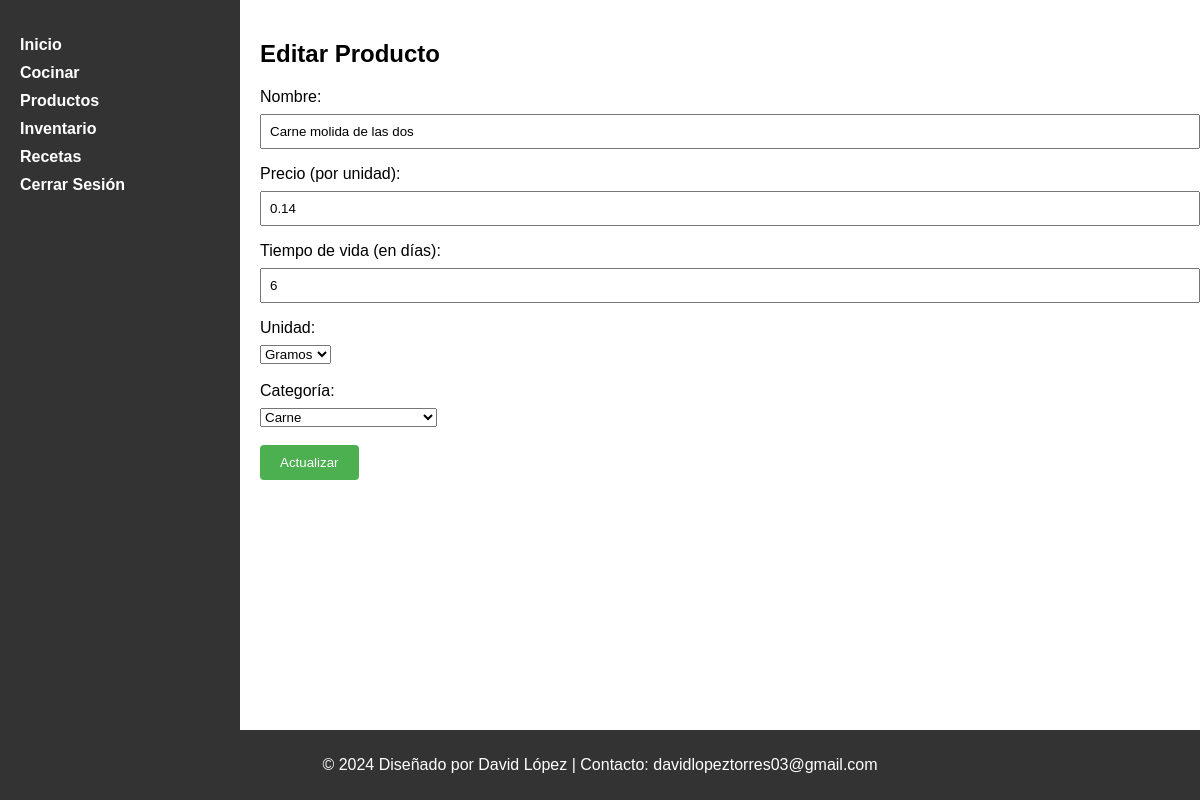
/edit_product.php?id=4 (signed in), run on the app's committed database.
### tables this page shows
CREATE TABLE `productos` (
  `id_producto` int(11) NOT NULL,
  `nombre_producto` varchar(100) NOT NULL,
  `precio_unitario` double NOT NULL,
  `vida_util` int(11) NOT NULL,
  `id_unidad` int(11) NOT NULL,
  `id_categoria_producto` int(11) NOT NULL
);

### edit_product.php (the view, shortened to what this page needs)
<?php
include_once('db_connection.php');
$product_id = $_GET['id'];
$query = "SELECT p.*, u.nombre_unidad, c.nombre_categoria_producto
          FROM productos p
          JOIN unidades u ON p.id_unidad = u.id_unidad
          JOIN categorias_producto c ON p.id_categoria_producto = c.id_categoria_producto
          WHERE p.id_producto = $product_id";
$result = mysqli_query($conn, $query);
$row = mysqli_fetch_assoc($result);
?>
<!DOCTYPE html>
<html lang="en">
<head>
    <link rel="stylesheet" href="styles.css">
</head>
<body>
    <div class="container">
        <nav class="sidebar">
            <ul>
                <li><a href="home.php">Inicio</a></li>
                <li><a href="cook.php">Cocinar</a></li>
                <li><a href="products.php">Productos</a></li>
                <li><a href="inventory.php">Inventario</a></li>
                <li><a href="recipes.php">Recetas</a></li>
                <li><a href="logout.php">Cerrar Sesión</a></li>
            </ul>
        </nav>
        <div class="main-content">
            <h2>Editar Producto</h2>
            <form action="" method="post">
                <label for="nombre_producto">Nombre:</label>
                <input type="text" id="nombre_producto" name="nombre_producto" value="<?php echo $row['nombre_producto']; ?>" required>
                <label for="precio_unitario">Precio (por unidad):</label>
                <input type="number" id="precio_unitario" name="precio_unitario" step="0.01" value="<?php echo $row['precio_unitario']; ?>" required>
                <label for="vida_util">Tiempo de vida (en días):</label>
                <input type="number" id="vida_util" name="vida_util" value="<?php echo $row['vida_util']; ?>" required>
                <label for="id_unidad">Unidad:</label>
                <select id="id_unidad" name="id_unidad" required>
                    <?php
                    $query_units = "SELECT * FROM unidades";
                    $result_units = mysqli_query($conn, $query_units);
                    while ($row_unit = mysqli_fetch_assoc($result_units)) {
                        $selected = ($row_unit['id_unidad'] == $row['id_unidad']) ? 'selected' : '';
                        echo "<option value='{$row_unit['id_unidad']}' $selected>{$row_unit['nombre_unidad']}</option>";
                    }
                    ?>
                </select><br><br>
                <label for="id_categoria_producto">Categoría:</label>
                <select id="id_categoria_producto" name="id_categoria_producto" required>
                    <?php
                    $query_categories = "SELECT * FROM categorias_producto";
                    $result_categories = mysqli_query($conn, $query_categories);
                    while ($row_category = mysqli_fetch_assoc($result_categories)) {
                        $selected_category = ($row_category['id_categoria_producto'] == $row['id_categoria_producto']) ? 'selected' : '';
                        echo "<option value='{$row_category['id_categoria_producto']}' $selected_category>{$row_category['nombre_categoria_producto']}</option>";
                    }
                    ?>
                </select><br><br>
                <button type="submit">Actualizar</button>
            </form>
        </div>
    </div>
    <footer>
        <p>&copy; 2024 Diseñado por David López  | Contacto: davidlopeztorres03@gmail.com</p>
    </footer>
</body>
</html>

### styles.css (style rules this page uses)
label { display: block; margin-bottom: 8px; }
input { width: 100%; padding: 8px; margin-bottom: 16px; }
button { background-color: #4caf50; color: white; padding: 10px 20px; border: none; border-radius: 4px; cursor: pointer; }
body:not(.login) { margin: 0; font-family: Arial, sans-serif; display: flex; flex-direction: column; min-height: 100vh; }
.container { display: flex; flex: 1; }
.sidebar { width: 200px; background-color: #333; color: white; padding: 20px; }
.sidebar ul { list-style-type: none; padding: 0; }
.sidebar li { margin-bottom: 10px; }
.sidebar a { text-decoration: none; color: white; font-weight: bold; }
.main-content { flex: 1; padding: 20px; }
footer { background-color: #333; color: white; text-align: center; padding: 10px; margin-top: auto; }
a { text-decoration: none; color: #007bff; cursor: pointer; }

### data on the page
productos: nombre_producto "Carne molida de las dos", precio_unitario "0.14", vida_util "6"

### other printed values
form field id_unidad "Gramos"
form field id_categoria_producto "Carne"
